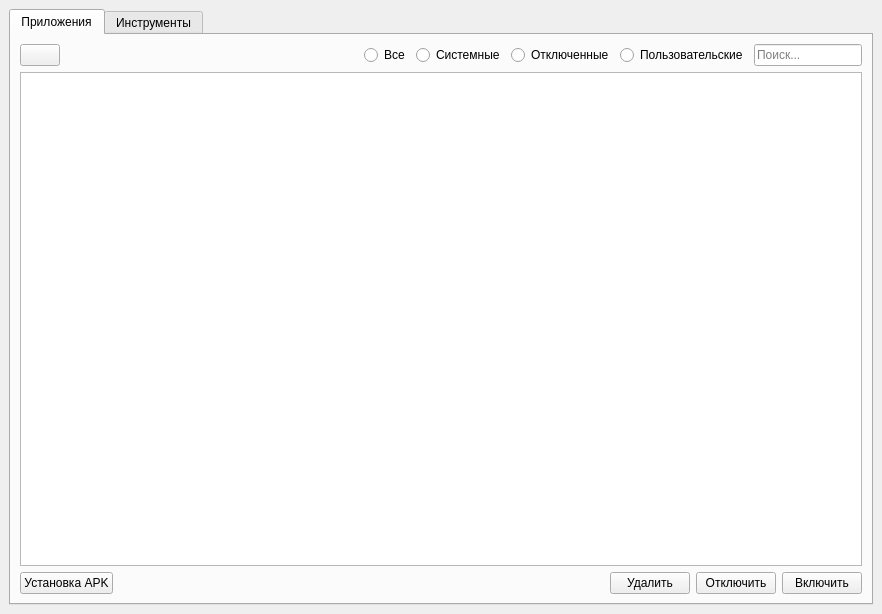
<?xml version="1.0" encoding="UTF-8"?>
<ui version="4.0">
 <class>MainWindow</class>
 <widget class="QMainWindow" name="MainWindow">
  <property name="geometry">
   <rect>
    <x>0</x>
    <y>0</y>
    <width>882</width>
    <height>614</height>
   </rect>
  </property>
  <property name="windowTitle">
   <string>HelmDroid</string>
  </property>
  <widget class="QWidget" name="centralwidget">
   <layout class="QHBoxLayout" name="horizontalLayout">
    <item>
     <widget class="QTabWidget" name="tabs">
      <property name="currentIndex">
       <number>0</number>
      </property>
      <widget class="QWidget" name="apps_tab">
       <attribute name="title">
        <string>Приложения</string>
       </attribute>
       <layout class="QVBoxLayout" name="verticalLayout_2">
        <item>
         <layout class="QVBoxLayout" name="verticalLayout">
          <item>
           <layout class="QHBoxLayout" name="horizontalLayout_2">
            <item>
             <widget class="QPushButton" name="ram_button">
              <property name="styleSheet">
               <string notr="true"/>
              </property>
              <property name="text">
               <string/>
              </property>
             </widget>
            </item>
            <item>
             <spacer name="horizontalSpacer">
              <property name="orientation">
               <enum>Qt::Orientation::Horizontal</enum>
              </property>
              <property name="sizeHint" stdset="0">
               <size>
                <width>40</width>
                <height>20</height>
               </size>
              </property>
             </spacer>
            </item>
            <item>
             <widget class="QRadioButton" name="all_apps">
              <property name="text">
               <string>Все</string>
              </property>
             </widget>
            </item>
            <item>
             <widget class="QRadioButton" name="system_apps">
              <property name="text">
               <string>Системные</string>
              </property>
             </widget>
            </item>
            <item>
             <widget class="QRadioButton" name="off_apps">
              <property name="text">
               <string>Отключенные</string>
              </property>
             </widget>
            </item>
            <item>
             <widget class="QRadioButton" name="user_apps">
              <property name="text">
               <string>Пользовательские</string>
              </property>
             </widget>
            </item>
            <item>
             <widget class="QLineEdit" name="search_line">
              <property name="sizePolicy">
               <sizepolicy hsizetype="Fixed" vsizetype="Fixed">
                <horstretch>0</horstretch>
                <verstretch>0</verstretch>
               </sizepolicy>
              </property>
              <property name="minimumSize">
               <size>
                <width>0</width>
                <height>0</height>
               </size>
              </property>
              <property name="maximumSize">
               <size>
                <width>200</width>
                <height>16777215</height>
               </size>
              </property>
              <property name="placeholderText">
               <string>Поиск...</string>
              </property>
              <property name="clearButtonEnabled">
               <bool>true</bool>
              </property>
             </widget>
            </item>
           </layout>
          </item>
          <item>
           <widget class="QListView" name="apps_list">
            <property name="alternatingRowColors">
             <bool>true</bool>
            </property>
           </widget>
          </item>
          <item>
           <layout class="QHBoxLayout" name="horizontalLayout_3">
            <item>
             <widget class="QPushButton" name="install_apk_button">
              <property name="text">
               <string>Установка APK</string>
              </property>
             </widget>
            </item>
            <item>
             <spacer name="horizontalSpacer_2">
              <property name="orientation">
               <enum>Qt::Orientation::Horizontal</enum>
              </property>
              <property name="sizeHint" stdset="0">
               <size>
                <width>40</width>
                <height>20</height>
               </size>
              </property>
             </spacer>
            </item>
            <item>
             <widget class="QPushButton" name="delete_apps_button">
              <property name="text">
               <string>Удалить</string>
              </property>
             </widget>
            </item>
            <item>
             <widget class="QPushButton" name="off_apps_button">
              <property name="text">
               <string>Отключить</string>
              </property>
             </widget>
            </item>
            <item>
             <widget class="QPushButton" name="on_apps_button">
              <property name="text">
               <string>Включить</string>
              </property>
             </widget>
            </item>
           </layout>
          </item>
         </layout>
        </item>
       </layout>
      </widget>
      <widget class="QWidget" name="tools_tab">
       <attribute name="title">
        <string>Инструменты</string>
       </attribute>
       <layout class="QVBoxLayout" name="verticalLayout_3">
        <item>
         <layout class="QHBoxLayout" name="horizontalLayout_4">
          <item>
           <layout class="QVBoxLayout" name="verticalLayout_5">
            <item>
             <layout class="QHBoxLayout" name="horizontalLayout_5">
              <property name="bottomMargin">
               <number>0</number>
              </property>
              <item>
               <widget class="QPushButton" name="power_off_button">
                <property name="toolTip">
                 <string>Выключить устройство</string>
                </property>
                <property name="text">
                 <string/>
                </property>
                <property name="icon">
                 <iconset theme="QIcon::ThemeIcon::SystemShutdown"/>
                </property>
               </widget>
              </item>
              <item>
               <widget class="QPushButton" name="reboot_button">
                <property name="toolTip">
                 <string>Перезагрузить устройство</string>
                </property>
                <property name="text">
                 <string/>
                </property>
                <property name="icon">
                 <iconset theme="QIcon::ThemeIcon::SystemReboot"/>
                </property>
               </widget>
              </item>
              <item>
               <spacer name="horizontalSpacer_3">
                <property name="orientation">
                 <enum>Qt::Orientation::Horizontal</enum>
                </property>
                <property name="sizeHint" stdset="0">
                 <size>
                  <width>40</width>
                  <height>20</height>
                 </size>
                </property>
               </spacer>
              </item>
             </layout>
            </item>
            <item>
             <spacer name="verticalSpacer">
              <property name="orientation">
               <enum>Qt::Orientation::Vertical</enum>
              </property>
              <property name="sizeHint" stdset="0">
               <size>
                <width>20</width>
                <height>40</height>
               </size>
              </property>
             </spacer>
            </item>
            <item>
             <widget class="QPushButton" name="mirror_screen_button">
              <property name="text">
               <string>Зеркалирование экрана</string>
              </property>
             </widget>
            </item>
           </layout>
          </item>
          <item>
           <layout class="QFormLayout" name="formLayout">
            <property name="rightMargin">
             <number>30</number>
            </property>
            <item row="1" column="0">
             <widget class="QLabel" name="label">
              <property name="text">
               <string>Модель : </string>
              </property>
             </widget>
            </item>
            <item row="1" column="1">
             <widget class="QLabel" name="android_model">
              <property name="text">
               <string>TextLabel</string>
              </property>
             </widget>
            </item>
            <item row="2" column="0">
             <widget class="QLabel" name="label_2">
              <property name="text">
               <string>Процессор : </string>
              </property>
             </widget>
            </item>
            <item row="2" column="1">
             <widget class="QLabel" name="android_cpu">
              <property name="text">
               <string>TextLabel</string>
              </property>
             </widget>
            </item>
            <item row="3" column="0">
             <widget class="QLabel" name="label_3">
              <property name="text">
               <string>Память : </string>
              </property>
             </widget>
            </item>
            <item row="3" column="1">
             <widget class="QLabel" name="android_memory">
              <property name="text">
               <string>TextLabel</string>
              </property>
             </widget>
            </item>
            <item row="4" column="0">
             <widget class="QLabel" name="label_4">
              <property name="text">
               <string>Версия Android : </string>
              </property>
             </widget>
            </item>
            <item row="4" column="1">
             <widget class="QLabel" name="android_version">
              <property name="text">
               <string>TextLabel</string>
              </property>
             </widget>
            </item>
            <item row="5" column="0">
             <widget class="QLabel" name="label_5">
              <property name="text">
               <string>Серийный номер : </string>
              </property>
             </widget>
            </item>
            <item row="5" column="1">
             <widget class="QLabel" name="android_serial_number">
              <property name="text">
               <string>TextLabel</string>
              </property>
             </widget>
            </item>
            <item row="6" column="0">
             <widget class="QLabel" name="label_6">
              <property name="text">
               <string>IMEI : </string>
              </property>
             </widget>
            </item>
            <item row="6" column="1">
             <widget class="QLabel" name="android_imei">
              <property name="text">
               <string>TextLabel</string>
              </property>
             </widget>
            </item>
           </layout>
          </item>
         </layout>
        </item>
       </layout>
      </widget>
     </widget>
    </item>
   </layout>
  </widget>
 </widget>
 <resources/>
 <connections/>
</ui>
